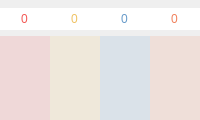
          <widget class="QWidget" name="tab_10">
           <attribute name="icon">
            <iconset>
             <normaloff>:/newPrefix/BECK EXAM/red.png</normaloff>
             <activeon>:/newPrefix/BECK EXAM/1 4.png</activeon>:/newPrefix/BECK EXAM/red.png</iconset>
           </attribute>
           <attribute name="title">
            <string/>
           </attribute>
           <layout class="QHBoxLayout" name="horizontalLayout_5">
            <property name="spacing">
             <number>0</number>
            </property>
            <property name="leftMargin">
             <number>0</number>
            </property>
            <property name="topMargin">
             <number>0</number>
            </property>
            <property name="rightMargin">
             <number>0</number>
            </property>
            <property name="bottomMargin">
             <number>0</number>
            </property>
            <item>
             <widget class="QFrame" name="mmdmContainer">
              <layout class="QGridLayout" name="gridLayout_4">
               <property name="leftMargin">
                <number>0</number>
               </property>
               <property name="topMargin">
                <number>8</number>
               </property>
               <property name="rightMargin">
                <number>0</number>
               </property>
               <property name="bottomMargin">
                <number>0</number>
               </property>
               <property name="horizontalSpacing">
                <number>0</number>
               </property>
               <property name="verticalSpacing">
                <number>6</number>
               </property>
               <item row="0" column="0">
                <widget class="QSpinBox" name="mood">
                 <property name="toolTip">
                  <string>&lt;html&gt;&lt;head/&gt;&lt;body&gt;&lt;p&gt;MOOD&lt;/p&gt;&lt;/body&gt;&lt;/html&gt;</string>
                 </property>
                 <property name="styleSheet">
                  <string notr="true">
    /* ///////////////////////////////////////////////////////////////
    QToolTip
    /////////////////////////////////////////////////////////////// */
    QToolTip {
        background: rgba(23,23,23, 150);
        border: 1px solid rgb(242,89,85);
        border-radius: 5px;
        padding:4px;
        text-align: left;
        color: rgb(242,89,85);
    }
    

    /* ///////////////////////////////////////////////////////////////
    QSpinBox
    /////////////////////////////////////////////////////////////// */
    QSpinBox {color:rgb(242,89,85);}
    QSpinBox:hover {color: rgb(255,149,145);}
    QSpinBox:focus {color: rgb(255,119,115);}
    </string>
                 </property>
                 <property name="frame">
                  <bool>false</bool>
                 </property>
                 <property name="alignment">
                  <set>Qt::AlignCenter</set>
                 </property>
                 <property name="buttonSymbols">
                  <enum>QAbstractSpinBox::NoButtons</enum>
                 </property>
                 <property name="maximum">
                  <number>10</number>
                 </property>
                </widget>
               </item>
               <item row="0" column="1">
                <widget class="QSpinBox" name="mania">
                 <property name="toolTip">
                  <string>&lt;html&gt;&lt;head/&gt;&lt;body&gt;&lt;p&gt;MANIA&lt;/p&gt;&lt;/body&gt;&lt;/html&gt;</string>
                 </property>
                 <property name="styleSheet">
                  <string notr="true">
    /* ///////////////////////////////////////////////////////////////
    QToolTip
    /////////////////////////////////////////////////////////////// */
    QToolTip {
        background: rgba(23,23,23, 150);
        border: 1px solid rgb(239,194,100);
        border-radius: 5px;
        padding:4px;
        text-align: left;
        color: rgb(239,194,100);
    }
    

    /* ///////////////////////////////////////////////////////////////
    QSpinBox
    /////////////////////////////////////////////////////////////// */
    QSpinBox {color:rgb(239,194,100);}
    QSpinBox:hover {color: rgb(255,254,160);}
    QSpinBox:focus {color: rgb(255,224,130);}
    </string>
                 </property>
                 <property name="frame">
                  <bool>false</bool>
                 </property>
                 <property name="alignment">
                  <set>Qt::AlignCenter</set>
                 </property>
                 <property name="buttonSymbols">
                  <enum>QAbstractSpinBox::NoButtons</enum>
                 </property>
                 <property name="maximum">
                  <number>10</number>
                 </property>
                </widget>
               </item>
               <item row="0" column="2">
                <widget class="QSpinBox" name="depression">
                 <property name="toolTip">
                  <string>&lt;html&gt;&lt;head/&gt;&lt;body&gt;&lt;p&gt;DEPRESSION&lt;/p&gt;&lt;/body&gt;&lt;/html&gt;</string>
                 </property>
                 <property name="styleSheet">
                  <string notr="true">
    /* ///////////////////////////////////////////////////////////////
    QToolTip
    /////////////////////////////////////////////////////////////// */
    QToolTip {
        background: rgba(23,23,23, 150);
        border: 1px solid rgb(103,154,201);
        border-radius: 5px;
        padding:4px;
        text-align: left;
        color: rgb(103,154,201);
    }
    
    /* ///////////////////////////////////////////////////////////////
    QSpinBox
    /////////////////////////////////////////////////////////////// */
    QSpinBox {color:rgb(103,154,201);}
    QSpinBox:hover {color: rgb(163,214,255);}
    QSpinBox:focus {color: rgb(133,184,231);}
    </string>
                 </property>
                 <property name="frame">
                  <bool>false</bool>
                 </property>
                 <property name="alignment">
                  <set>Qt::AlignCenter</set>
                 </property>
                 <property name="buttonSymbols">
                  <enum>QAbstractSpinBox::NoButtons</enum>
                 </property>
                 <property name="maximum">
                  <number>10</number>
                 </property>
                </widget>
               </item>
               <item row="0" column="3">
                <widget class="QSpinBox" name="mixed_risk">
                 <property name="toolTip">
                  <string>&lt;html&gt;&lt;head/&gt;&lt;body&gt;&lt;p&gt;MIXED RISK&lt;/p&gt;&lt;/body&gt;&lt;/html&gt;</string>
                 </property>
                 <property name="styleSheet">
                  <string notr="true">
    /* ///////////////////////////////////////////////////////////////
    QToolTip
    /////////////////////////////////////////////////////////////// */
    QToolTip {
        background: rgba(23,23,23, 150);
        border: 1px solid rgb(240,129,92);
        border-radius: 5px;
        padding:4px;
        text-align: left;
        color: rgb(240,129,92);
    }
    
    

    /* ///////////////////////////////////////////////////////////////
    QSpinBox
    /////////////////////////////////////////////////////////////// */
    QSpinBox {color:rgb(240,129,92);}
    QSpinBox:hover {color: rgb(255,189,152);}
    QSpinBox:focus {color: rgb(255,159,122);}
    </string>
                 </property>
                 <property name="frame">
                  <bool>false</bool>
                 </property>
                 <property name="alignment">
                  <set>Qt::AlignCenter</set>
                 </property>
                 <property name="buttonSymbols">
                  <enum>QAbstractSpinBox::NoButtons</enum>
                 </property>
                 <property name="maximum">
                  <number>10</number>
                 </property>
                </widget>
               </item>
               <item row="1" column="3" rowspan="2">
                <widget class="QSlider" name="mixed_risk_slider">
                 <property name="sizePolicy">
                  <sizepolicy hsizetype="Expanding" vsizetype="Expanding">
                   <horstretch>0</horstretch>
                   <verstretch>0</verstretch>
                  </sizepolicy>
                 </property>
                 <property name="toolTip">
                  <string>&lt;html&gt;&lt;head/&gt;&lt;body&gt;&lt;p&gt;MIXED RISK&lt;/p&gt;&lt;/body&gt;&lt;/html&gt;</string>
                 </property>
                 <property name="styleSheet">
                  <string notr="true">
    /* ///////////////////////////////////////////////////////////////
    QToolTip
    /////////////////////////////////////////////////////////////// */
    QToolTip {
        background: rgba(23,23,23, 150);
        border: 1px solid rgb(240,129,92);
        border-radius: 5px;
        padding:4px;
        text-align: left;
        color: rgb(240,129,92);
    }
    

/* ///////////////////////////////////////////////////////////////
QSlider Colors
/////////////////////////////////////////////////////////////// */

QSlider::handle:vertical {
background:rgb(243,131,93);}
QSlider::handle:vertical:hover {background:rgb(255,171,133);}
QSlider::handle:vertical:pressed {
background:rgb(193,81,43);}
QSlider::groove:vertical:hover {background:rgba(243,131,93,0.25);}
QSlider::groove:vertical {background:rgba(243,131,93,0.15);}
</string>
                 </property>
                 <property name="maximum">
                  <number>10</number>
                 </property>
                 <property name="invertedAppearance">
                  <bool>false</bool>
                 </property>
                 <property name="invertedControls">
                  <bool>false</bool>
                 </property>
                 <property name="tickPosition">
                  <enum>QSlider::NoTicks</enum>
                 </property>
                </widget>
               </item>
               <item row="1" column="2" rowspan="2">
                <widget class="QSlider" name="depression_slider">
                 <property name="sizePolicy">
                  <sizepolicy hsizetype="Expanding" vsizetype="Expanding">
                   <horstretch>0</horstretch>
                   <verstretch>0</verstretch>
                  </sizepolicy>
                 </property>
                 <property name="toolTip">
                  <string>&lt;html&gt;&lt;head/&gt;&lt;body&gt;&lt;p&gt;DEPRESSION&lt;/p&gt;&lt;/body&gt;&lt;/html&gt;</string>
                 </property>
                 <property name="styleSheet">
                  <string notr="true">

    /* ///////////////////////////////////////////////////////////////
    QToolTip
    /////////////////////////////////////////////////////////////// */
    QToolTip {
        background: rgba(23,23,23, 150);
        border: 1px solid rgb(103,154,201);
        border-radius: 5px;
        padding:4px;
        text-align: left;
        color: rgb(103,154,201);
    }
    
    



/* ///////////////////////////////////////////////////////////////
QSlider Colors
/////////////////////////////////////////////////////////////// */

QSlider::handle:vertical {
background:rgb(102,155,201);}
QSlider::handle:vertical:hover {background:rgb(142,195,241);}
QSlider::handle:vertical:pressed {
background:rgb(52,105,151);}
QSlider::groove:vertical:hover {background:rgba(102,155,201,0.25);}
QSlider::groove:vertical {background:rgba(102,155,201,0.15);}
</string>
                 </property>
                 <property name="maximum">
                  <number>10</number>
                 </property>
                 <property name="invertedAppearance">
                  <bool>false</bool>
                 </property>
                 <property name="invertedControls">
                  <bool>false</bool>
                 </property>
                 <property name="tickPosition">
                  <enum>QSlider::NoTicks</enum>
                 </property>
                </widget>
               </item>
               <item row="1" column="1" rowspan="2">
                <widget class="QSlider" name="mania_slider">
                 <property name="sizePolicy">
                  <sizepolicy hsizetype="Expanding" vsizetype="Expanding">
                   <horstretch>0</horstretch>
                   <verstretch>0</verstretch>
                  </sizepolicy>
                 </property>
                 <property name="toolTip">
                  <string>&lt;html&gt;&lt;head/&gt;&lt;body&gt;&lt;p&gt;MANIA&lt;/p&gt;&lt;/body&gt;&lt;/html&gt;</string>
                 </property>
                 <property name="styleSheet">
                  <string notr="true">
    /* ///////////////////////////////////////////////////////////////
    QToolTip
    /////////////////////////////////////////////////////////////// */
    QToolTip {
        background: rgba(23,23,23, 150);
        border: 1px solid rgb(239,194,100);
        border-radius: 5px;
        padding:4px;
        text-align: left;
        color: rgb(239,194,100);
    }
    


/* ///////////////////////////////////////////////////////////////
QSlider Colors
/////////////////////////////////////////////////////////////// */

QSlider::handle:vertical {background:rgb(239,193,100);}
QSlider::handle:vertical:hover {background:rgb(255,233,140);}
QSlider::handle:vertical:pressed {
background:rgb(189,143,50);}
QSlider::groove:vertical:hover {background:rgba(239,193,100,0.25);}
QSlider::groove:vertical {background:rgba(239,193,100,0.15);}

        </string>
                 </property>
                 <property name="maximum">
                  <number>10</number>
                 </property>
                 <property name="invertedAppearance">
                  <bool>false</bool>
                 </property>
                 <property name="invertedControls">
                  <bool>false</bool>
                 </property>
                 <property name="tickPosition">
                  <enum>QSlider::NoTicks</enum>
                 </property>
                </widget>
               </item>
               <item row="1" column="0" rowspan="2">
                <widget class="QSlider" name="mood_slider">
                 <property name="sizePolicy">
                  <sizepolicy hsizetype="Expanding" vsizetype="Expanding">
                   <horstretch>0</horstretch>
                   <verstretch>0</verstretch>
                  </sizepolicy>
                 </property>
                 <property name="toolTip">
                  <string>&lt;html&gt;&lt;head/&gt;&lt;body&gt;&lt;p&gt;MOOD&lt;/p&gt;&lt;/body&gt;&lt;/html&gt;</string>
                 </property>
                 <property name="styleSheet">
                  <string notr="true">
    /* ///////////////////////////////////////////////////////////////
    QToolTip
    /////////////////////////////////////////////////////////////// */
    QToolTip {
        background: rgba(23,23,23, 150);
        border: 1px solid rgb(242,89,85);
        border-radius: 5px;
        padding:4px;
        text-align: left;
        color: rgb(242,89,85);
    }

/* ///////////////////////////////////////////////////////////////
QSlider Colors
/////////////////////////////////////////////////////////////// */

QSlider::handle:vertical { background:rgb(243,89,85);}
QSlider::handle:vertical:hover {background:rgb(255,129,125);}
QSlider::handle:vertical:pressed {background:rgb(193,39,35);}
QSlider::groove:vertical:hover {background:rgba(243,89,85,0.25);}
QSlider::groove:vertical {background:rgba(243,89,85,0.15);}

        </string>
                 </property>
                 <property name="maximum">
                  <number>10</number>
                 </property>
                 <property name="invertedAppearance">
                  <bool>false</bool>
                 </property>
                 <property name="invertedControls">
                  <bool>false</bool>
                 </property>
                 <property name="tickPosition">
                  <enum>QSlider::NoTicks</enum>
                 </property>
                </widget>
               </item>
              </layout>
             </widget>
            </item>
           </layout>
          </widget>
